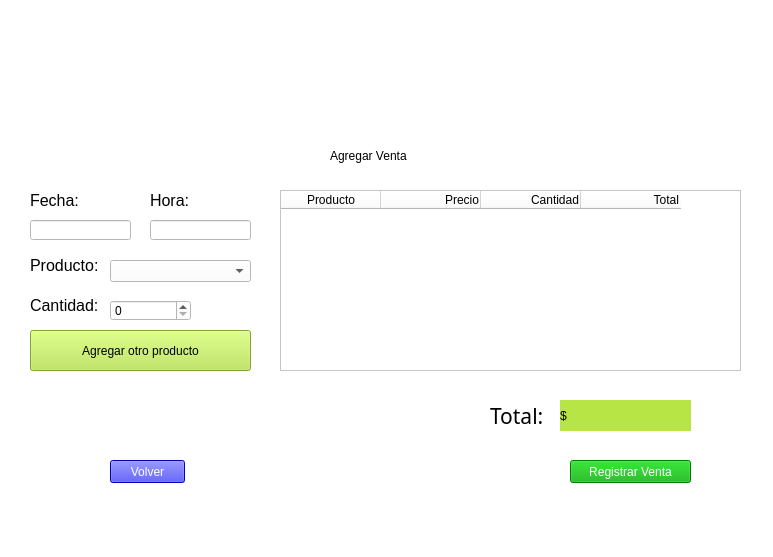
<?xml version="1.0" encoding="UTF-8"?>
<ui version="4.0">
 <class>VentanaAgregarVenta</class>
 <widget class="QMainWindow" name="VentanaAgregarVenta">
  <property name="geometry">
   <rect>
    <x>0</x>
    <y>0</y>
    <width>773</width>
    <height>557</height>
   </rect>
  </property>
  <property name="sizePolicy">
   <sizepolicy hsizetype="Preferred" vsizetype="Preferred">
    <horstretch>0</horstretch>
    <verstretch>0</verstretch>
   </sizepolicy>
  </property>
  <property name="windowTitle">
   <string>VentanaAgregarVenta</string>
  </property>
  <property name="styleSheet">
   <string notr="true">background-color: rgb(255, 255, 255);</string>
  </property>
  <widget class="QWidget" name="centralwidget">
   <widget class="QLabel" name="label_2">
    <property name="geometry">
     <rect>
      <x>330</x>
      <y>140</y>
      <width>161</width>
      <height>31</height>
     </rect>
    </property>
    <property name="styleSheet">
     <string notr="true">font: 87 12pt &quot;Arial Black&quot;;</string>
    </property>
    <property name="text">
     <string>Agregar Venta</string>
    </property>
   </widget>
   <widget class="QLabel" name="label">
    <property name="geometry">
     <rect>
      <x>320</x>
      <y>10</y>
      <width>141</width>
      <height>131</height>
     </rect>
    </property>
    <property name="text">
     <string/>
    </property>
    <property name="pixmap">
     <pixmap>Agregar.jpeg</pixmap>
    </property>
    <property name="scaledContents">
     <bool>true</bool>
    </property>
   </widget>
   <widget class="QLabel" name="label_Date">
    <property name="geometry">
     <rect>
      <x>30</x>
      <y>180</y>
      <width>101</width>
      <height>41</height>
     </rect>
    </property>
    <property name="font">
     <font>
      <family>Arial</family>
      <pointsize>12</pointsize>
     </font>
    </property>
    <property name="text">
     <string>Fecha:</string>
    </property>
   </widget>
   <widget class="QPushButton" name="pushButton_volver">
    <property name="geometry">
     <rect>
      <x>110</x>
      <y>460</y>
      <width>75</width>
      <height>23</height>
     </rect>
    </property>
    <property name="styleSheet">
     <string notr="true">color: rgb(255, 255, 255);
font: 12pt &quot;Arial&quot;;
background-color: rgb(0, 0, 255) ;</string>
    </property>
    <property name="text">
     <string>Volver</string>
    </property>
   </widget>
   <widget class="QLineEdit" name="LineHora">
    <property name="geometry">
     <rect>
      <x>150</x>
      <y>220</y>
      <width>101</width>
      <height>20</height>
     </rect>
    </property>
    <property name="styleSheet">
     <string notr="true">font: 12pt &quot;Arial&quot;;</string>
    </property>
    <property name="text">
     <string/>
    </property>
   </widget>
   <widget class="QLineEdit" name="LineFecha">
    <property name="geometry">
     <rect>
      <x>30</x>
      <y>220</y>
      <width>101</width>
      <height>20</height>
     </rect>
    </property>
    <property name="styleSheet">
     <string notr="true">font: 12pt &quot;Arial&quot;;</string>
    </property>
   </widget>
   <widget class="QSpinBox" name="spinBoxCantidad">
    <property name="geometry">
     <rect>
      <x>110</x>
      <y>300</y>
      <width>81</width>
      <height>21</height>
     </rect>
    </property>
    <property name="styleSheet">
     <string notr="true">font: 12pt &quot;Arial&quot;;</string>
    </property>
   </widget>
   <widget class="QPushButton" name="pushButton_registrar">
    <property name="geometry">
     <rect>
      <x>570</x>
      <y>460</y>
      <width>121</width>
      <height>23</height>
     </rect>
    </property>
    <property name="styleSheet">
     <string notr="true">color: rgb(255, 255, 255);
font: 12pt &quot;Arial&quot;;
background-color: rgb(0, 170, 0) ;</string>
    </property>
    <property name="text">
     <string>Registrar Venta</string>
    </property>
   </widget>
   <widget class="QLabel" name="label_hour">
    <property name="geometry">
     <rect>
      <x>150</x>
      <y>190</y>
      <width>101</width>
      <height>21</height>
     </rect>
    </property>
    <property name="font">
     <font>
      <family>Arial</family>
      <pointsize>12</pointsize>
     </font>
    </property>
    <property name="text">
     <string>Hora:</string>
    </property>
   </widget>
   <widget class="QLabel" name="label_Prod">
    <property name="geometry">
     <rect>
      <x>30</x>
      <y>250</y>
      <width>71</width>
      <height>31</height>
     </rect>
    </property>
    <property name="font">
     <font>
      <family>Arial</family>
      <pointsize>12</pointsize>
     </font>
    </property>
    <property name="text">
     <string>Producto:</string>
    </property>
   </widget>
   <widget class="QLabel" name="label_Cant">
    <property name="geometry">
     <rect>
      <x>30</x>
      <y>290</y>
      <width>71</width>
      <height>31</height>
     </rect>
    </property>
    <property name="font">
     <font>
      <family>Arial</family>
      <pointsize>12</pointsize>
     </font>
    </property>
    <property name="text">
     <string>Cantidad:</string>
    </property>
   </widget>
   <widget class="QComboBox" name="comboBoxProducto">
    <property name="geometry">
     <rect>
      <x>110</x>
      <y>260</y>
      <width>141</width>
      <height>22</height>
     </rect>
    </property>
    <property name="styleSheet">
     <string notr="true">font: 12pt &quot;Arial&quot;;</string>
    </property>
   </widget>
   <widget class="QTableWidget" name="tableVenta">
    <property name="geometry">
     <rect>
      <x>280</x>
      <y>190</y>
      <width>461</width>
      <height>181</height>
     </rect>
    </property>
    <property name="sizePolicy">
     <sizepolicy hsizetype="Expanding" vsizetype="Expanding">
      <horstretch>0</horstretch>
      <verstretch>0</verstretch>
     </sizepolicy>
    </property>
    <property name="minimumSize">
     <size>
      <width>461</width>
      <height>0</height>
     </size>
    </property>
    <property name="maximumSize">
     <size>
      <width>461</width>
      <height>16777215</height>
     </size>
    </property>
    <property name="baseSize">
     <size>
      <width>0</width>
      <height>0</height>
     </size>
    </property>
    <property name="font">
     <font>
      <family>Arial</family>
      <pointsize>12</pointsize>
     </font>
    </property>
    <property name="acceptDrops">
     <bool>false</bool>
    </property>
    <property name="toolTip">
     <string/>
    </property>
    <property name="whatsThis">
     <string/>
    </property>
    <property name="layoutDirection">
     <enum>Qt::LeftToRight</enum>
    </property>
    <property name="styleSheet">
     <string notr="true">font: 12pt &quot;Arial&quot;;
</string>
    </property>
    <property name="sizeAdjustPolicy">
     <enum>QAbstractScrollArea::AdjustToContents</enum>
    </property>
    <column>
     <property name="text">
      <string>Producto</string>
     </property>
     <property name="toolTip">
      <string/>
     </property>
     <property name="textAlignment">
      <set>AlignCenter</set>
     </property>
    </column>
    <column>
     <property name="text">
      <string>Precio</string>
     </property>
     <property name="textAlignment">
      <set>AlignTrailing|AlignVCenter</set>
     </property>
    </column>
    <column>
     <property name="text">
      <string>Cantidad</string>
     </property>
     <property name="textAlignment">
      <set>AlignTrailing|AlignVCenter</set>
     </property>
    </column>
    <column>
     <property name="text">
      <string>Total</string>
     </property>
     <property name="textAlignment">
      <set>AlignTrailing|AlignVCenter</set>
     </property>
    </column>
   </widget>
   <widget class="QPushButton" name="pushButton_MasProducto">
    <property name="geometry">
     <rect>
      <x>30</x>
      <y>330</y>
      <width>221</width>
      <height>41</height>
     </rect>
    </property>
    <property name="styleSheet">
     <string notr="true">


QPushButton{

	background-color:rgb(183, 229, 69);
	font: 12pt &quot;Arial&quot;;

	
}

QPushButton:hover{

	background-color: rgb(0, 255, 0);
	font: 12pt &quot;Arial&quot;;

	
}</string>
    </property>
    <property name="text">
     <string>Agregar otro producto</string>
    </property>
   </widget>
   <widget class="QLabel" name="label_total">
    <property name="geometry">
     <rect>
      <x>490</x>
      <y>400</y>
      <width>71</width>
      <height>31</height>
     </rect>
    </property>
    <property name="font">
     <font>
      <family>Arial Black</family>
      <pointsize>16</pointsize>
      <weight>10</weight>
      <italic>false</italic>
      <bold>false</bold>
     </font>
    </property>
    <property name="styleSheet">
     <string notr="true">font: 87 16pt &quot;Arial Black&quot;;</string>
    </property>
    <property name="text">
     <string>Total:</string>
    </property>
   </widget>
   <widget class="QLabel" name="labelTotal">
    <property name="geometry">
     <rect>
      <x>560</x>
      <y>400</y>
      <width>131</width>
      <height>31</height>
     </rect>
    </property>
    <property name="layoutDirection">
     <enum>Qt::LeftToRight</enum>
    </property>
    <property name="styleSheet">
     <string notr="true">font: 75 16pt &quot;Arial&quot;;
background-color:rgb(183, 229, 69);</string>
    </property>
    <property name="text">
     <string>$</string>
    </property>
   </widget>
  </widget>
  <widget class="QMenuBar" name="menubar">
   <property name="geometry">
    <rect>
     <x>0</x>
     <y>0</y>
     <width>773</width>
     <height>21</height>
    </rect>
   </property>
  </widget>
  <widget class="QStatusBar" name="statusbar"/>
 </widget>
 <resources/>
 <connections/>
</ui>
